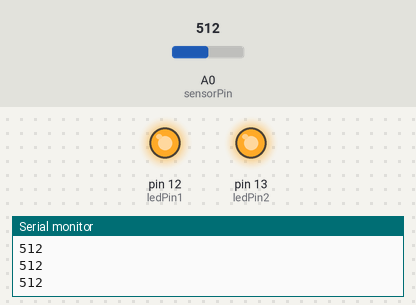
A sketch run on a simulated Arduino Uno, built with avr-gcc and run on an emulated ATmega328P. Shown: output pins drawn as LEDs (lit = HIGH), the last lines printed to the serial monitor. Inputs (shaded band) come from the test bench; at power-on: A0 (sensorPin) = 512.

Above: at 1.2 s.
1.3 s: A0 (sensorPin) set to 108
2.8 s: A0 (sensorPin) set to 91
At 4.1 s:
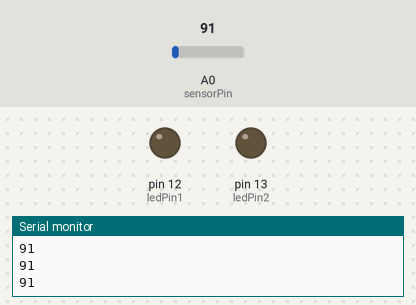
4.4 s: A0 (sensorPin) set to 110
At 5.5 s:
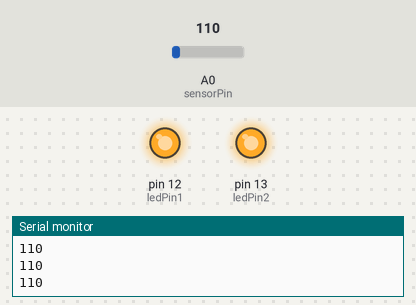
6.0 s: A0 (sensorPin) set to 90
At 6.9 s:
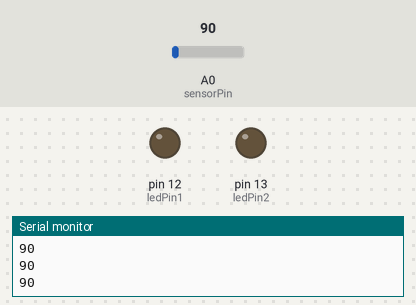
Timing chart, 0 to 8.6 s (numbered marks = the images above; inputs shaded):
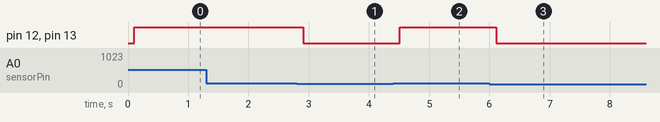

The sketch:

monsterEyes.ino
```cpp
/*
Monster Eyes
Lights up two LEDs when the photoresistor (light sensor) detects light
(i.e. the box has been opened).

Created by Tiffany Chan for the Halloweeen 2017 Workshop
updated 5 Oct 2017

Based on Analog Input by Tom Igoe
(http://www.arduino.cc/en/Tutorial/AnalogInput)

*/

int sensorPin = A0;    // select the input pin for the photoresistor
int ledPin1 = 12;     // select pins for the LED eyes
int ledPin2 = 13;
int sensorValue = 0;  // variable to store the value coming from the sensor
int threshold = 100;  // threshold at which to turn the LEDs on or off
                      // (you can tweak this value if needed)

void setup() {
Serial.begin(9600); //start serial Monitor. This lets you keep track of
                        //what value is coming from the photoresistor.
pinMode(13, OUTPUT); // pins 13 and 12 as output
pinMode(12, OUTPUT);
}

void loop() {
  // read the value from the sensor:
  sensorValue = analogRead(sensorPin);
  Serial.print(sensorValue);
  Serial.print("\n");
  delay(100); // value updated every 0.1 second.
  if (sensorValue < threshold){ //when the box is closed
    digitalWrite(ledPin1, LOW); //turn the LEDs off.
    digitalWrite(ledPin2, LOW);
  }
  else {
    digitalWrite(ledPin1, HIGH); //otherwise, turn the LEDs on.
    digitalWrite(ledPin2, HIGH);
  }

}
```

Measured:
- the behaviour switches between 100 and 99 on A0 (sensorPin) (found by bisection; images 0 and 1)
- after the input at 2.8 s, pin 12 (ledPin1), pin 13 (ledPin2): HIGH → LOW after 0.11 s
- after the input at 4.4 s, pin 12 (ledPin1), pin 13 (ledPin2): LOW → HIGH after 0.11 s
- after the input at 6.0 s, pin 12 (ledPin1), pin 13 (ledPin2): HIGH → LOW after 0.12 s
